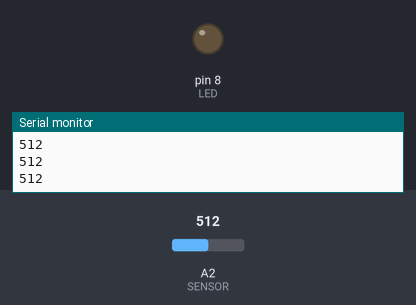
Simulated run of this sketch. Board: Arduino Uno, built with avr-gcc and run on an emulated ATmega328P. On the bench: output pins drawn as LEDs (lit = HIGH), the last lines printed to the serial monitor. The test bench sets the inputs (shaded band); at power-on: A2 (SENSOR) = 512.

Above: at 1.2 s.
1.3 s: A2 (SENSOR) set to 496
At 2.5 s:
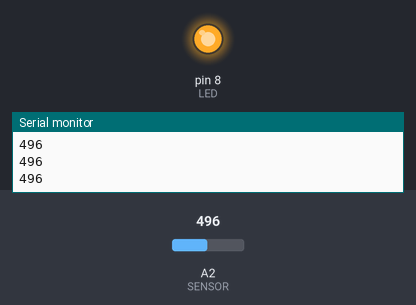
2.8 s: A2 (SENSOR) set to 716
At 3.9 s:
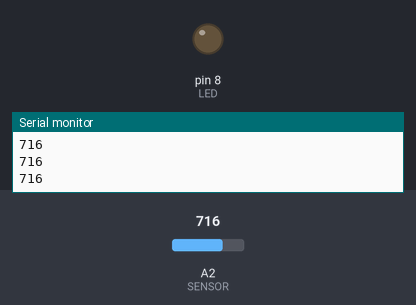
4.3 s: A2 (SENSOR) set to 511
At 5.2 s:
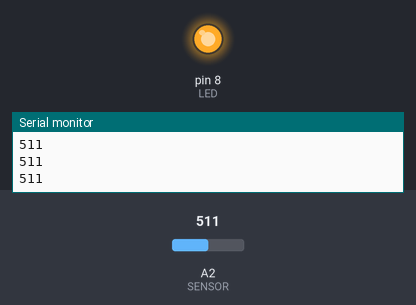
Timing chart, 0 to 7.3 s (numbered marks = the images above; inputs shaded):
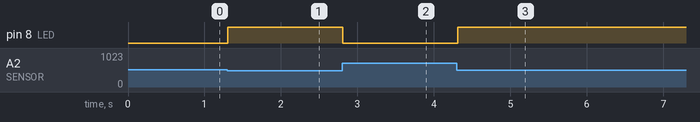

The sketch:

E07_Serial_Communication.ino
```cpp
// Example 07: Send to the computer the values read from
// analog input

const int SENSOR = 2;
const int LED = 8;

int val = 0; // value from sensor
int negVal = 0;

void setup() {
  Serial.begin(9600);
  pinMode(LED, OUTPUT);
}

void loop() {

  val = analogRead(SENSOR);

  Serial.println(val);
  negVal = 1023 - val;
  analogWrite(LED, negVal/4);

  delay(100);
}
```

Measured:
- the behaviour switches between 512 and 511 on A2 (SENSOR) (found by bisection; images 0 and 1)
- after the input at 1.3 s, pin 8 (LED): LOW → HIGH at once
- after the input at 2.8 s, pin 8 (LED): HIGH → LOW at once
- after the input at 4.3 s, pin 8 (LED): LOW → HIGH at once
